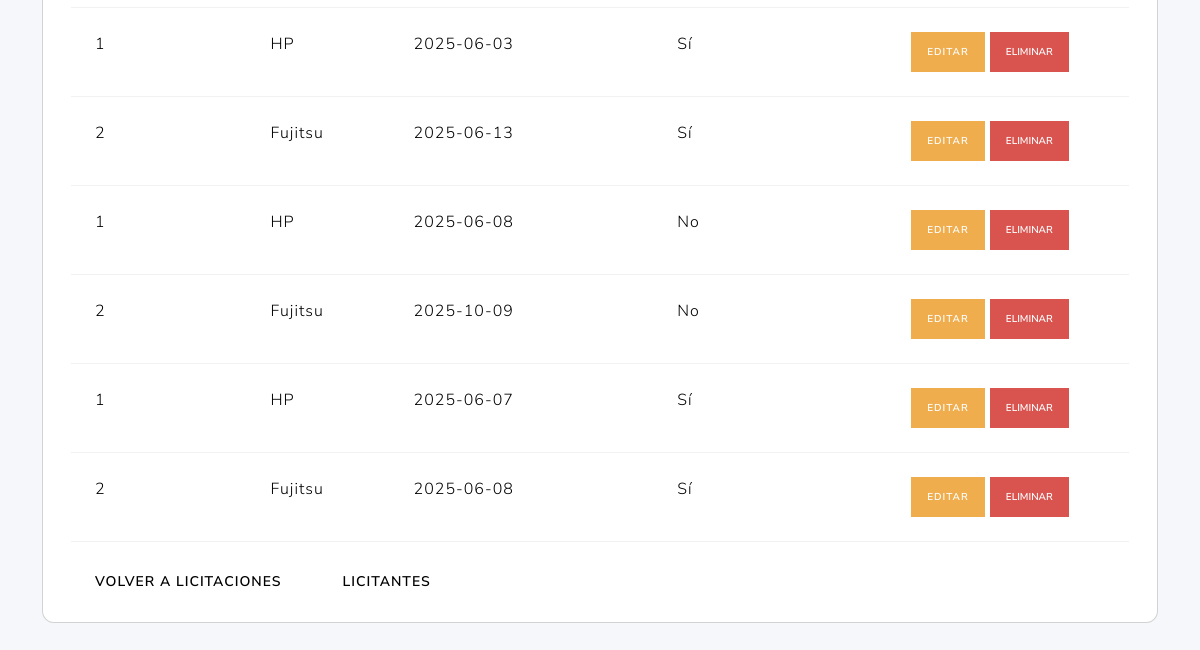
/ofertas/ (lower part), run on an earlier commit of the app's database.
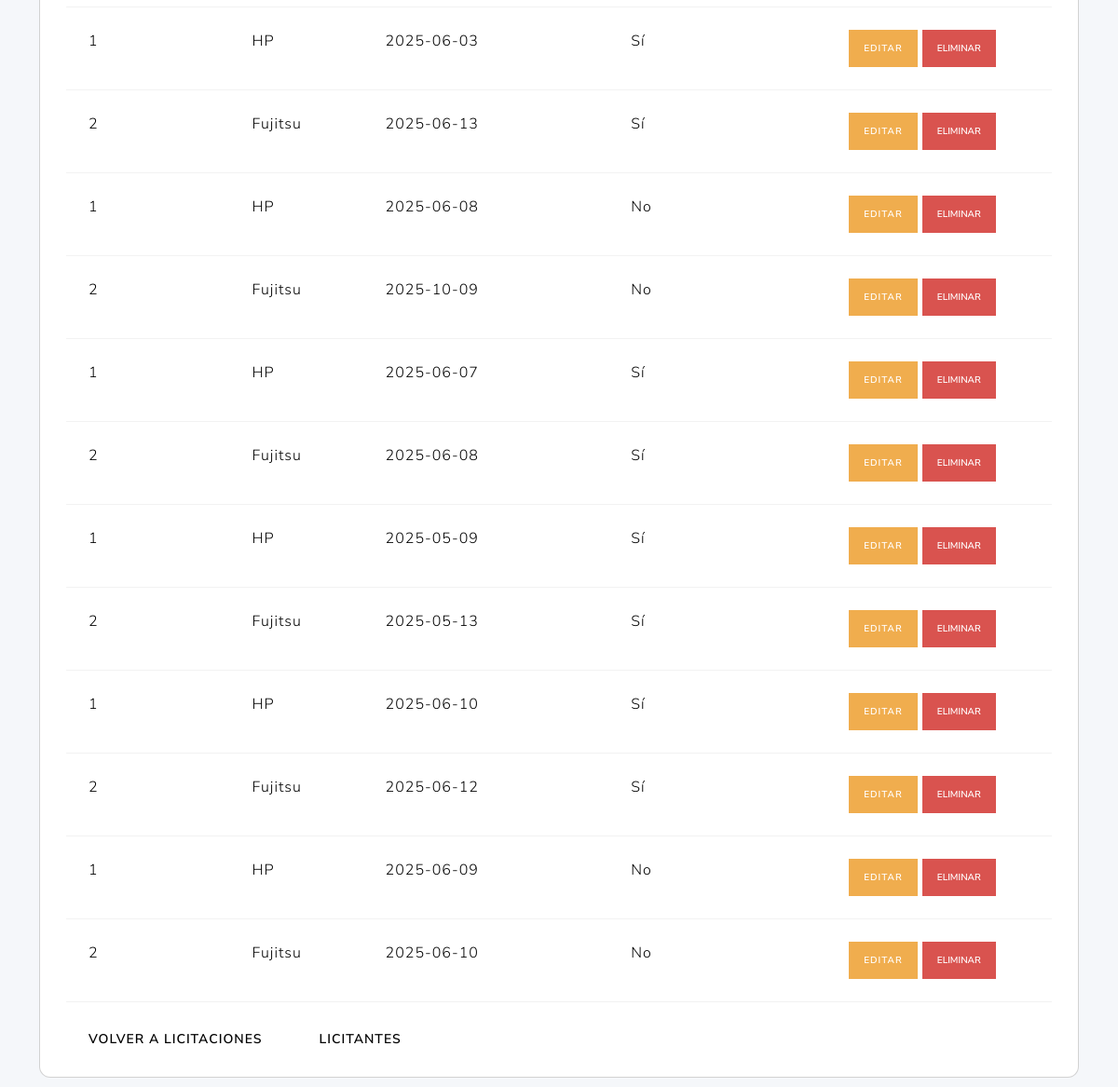
And on a later commit of the database.
### tables this page shows
CREATE TABLE ofertas (
        fechapresentacion TEXT NOT NULL,
        admitidasobre1 INTEGER,             
        licitacion_id INTEGER NOT NULL,
        licitante_id INTEGER NOT NULL,
        PRIMARY KEY (licitacion_id,licitante_id)                                       
        FOREIGN KEY (licitacion_id) REFERENCES licitaciones(id)
        FOREIGN KEY (licitante_id) REFERENCES licitantes(id)                                                           
    );

CREATE TABLE licitantes (
        id  INTEGER PRIMARY KEY AUTOINCREMENT,
        nombreempresa TEXT NOT NULL,
        cif text NOT NULL,
        direccion text,
        ciudad text,
        provincia text,
        telefono text,
        email text                                                                                                                            
    );

### routes/ofertas_routes.py (the view, shortened to what this page needs)
@ofertas_bp.route('/')
def index():
    licitacion_id = request.args.get('licitacion_id')
    all_ofertas = list_ofertas_logic(current_app, licitacion_id)
    ofertas     = all_ofertas
    filtro_empresa = request.args.get('filtro_empresa', '').strip()
    fecha_desde    = request.args.get('fecha_desde', '')
    fecha_hasta    = request.args.get('fecha_hasta', '')
    if filtro_empresa:
        ofertas = [
            o for o in ofertas
            if filtro_empresa.lower() in (o['nombreempresa'] or '').lower()
        ]
    empresas = sorted({o['nombreempresa'] for o in all_ofertas if o['nombreempresa']})
    return render_template(
        'ofertas/index.html',
        ofertas=ofertas,
        licitacion_id=licitacion_id,
        empresas=empresas,
        request=request
    )

### app.py (called while the page is built)
def create_app():
    app = Flask(__name__)
    app.permanent_session_lifetime = timedelta(hours=1)  # Sesión permanente por 1 hora
    app.config.from_object(Config)
    @app.context_processor
    def utility_processor():
        from flask import request, url_for
        def url_for_other_page(page):
            args = request.args.copy()
            args['page'] = page
            return url_for('licitaciones.index', **args)
        return dict(url_for_other_page=url_for_other_page)
    app.teardown_appcontext(close_connection)
    with app.app_context():
        init_db(app)
    app.register_blueprint(auth_bp)
    app.register_blueprint(user_bp)
    app.register_blueprint(licitaciones_bp)
    app.register_blueprint(ofertas_bp)
    app.register_blueprint(licitantes_bp)
    app.register_blueprint(evaluador_bp)
    app.register_blueprint(criterios_bp)
    return app

### models/dao.py (called while the page is built)
def close_connection(exception):
    db = getattr(g, '_database', None)
    if db is not None:
        db.close()

### services/oferta_service.py (called while the page is built)
def list_ofertas_logic(app, licitacion_id=None):
    db = get_db(app)
    return list_ofertas(db, licitacion_id)

### templates/ofertas/index.html (shortened to what this page needs)
{% extends 'base.html' %}
{% block content %}
<div class="card mb-4">
<div class="card-body">
<div class="container">
  <table class="table">
    <tbody>
      {% for o in ofertas %}
        <tr>
          <td>{{ o.licitante_id }}</td>
          <td>{{ o.nombreempresa }}</td>
          <td>{{ o.fechapresentacion }}</td>
          <td>{{ 'Sí' if o.admitidasobre1 else 'No' }}</td>
          <td>
            <a href="{{ url_for('ofertas.edit', licitacion_id=licitacion_id, licitante_id=o.licitante_id, next=request.url) }}" class="btn btn-sm btn-warning">Editar</a>
            <form method="post" action="{{ url_for('ofertas.delete', licitacion_id=licitacion_id, licitante_id=o.licitante_id) }}" style="display:inline;">
              <button class="btn btn-sm btn-danger" onclick="return confirm('Eliminar oferta?');">Eliminar</button>
            </form>
          </td>
        </tr>
      {% endfor %}
    </tbody>
  </table>
  <a href="{{ url_for('licitaciones.edit_licitacion_route', lic_id=licitacion_id) }}" class="btn btn-secondary">Volver a Licitaciones</a>
  <a href="{{ url_for('licitantes.index', licitacion_id=licitacion_id) }}" class="btn btn-secondary ms-2">Licitantes</a>
</div>
</div>
</div>
{% endblock %}

What changed in the data, as far as the page shows it:
added ofertas: licitante_id "1", nombreempresa "HP", fechapresentacion "2025-05-09", admitidasobre1 "Sí"
added ofertas: licitante_id "2", nombreempresa "Fujitsu", fechapresentacion "2025-05-13", admitidasobre1 "Sí"
added ofertas: licitante_id "1", nombreempresa "HP", fechapresentacion "2025-06-10", admitidasobre1 "Sí"
added ofertas: licitante_id "2", nombreempresa "Fujitsu", fechapresentacion "2025-06-12", admitidasobre1 "Sí"
added ofertas: licitante_id "1", nombreempresa "HP", fechapresentacion "2025-06-09", admitidasobre1 "No"
added ofertas: licitante_id "2", nombreempresa "Fujitsu", fechapresentacion "2025-06-10", admitidasobre1 "No"
